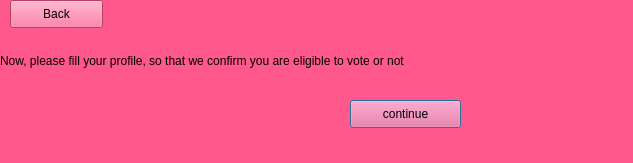
<?xml version="1.0" encoding="UTF-8"?>
<ui version="4.0">
 <class>Dialog</class>
 <widget class="QDialog" name="Dialog">
  <property name="geometry">
   <rect>
    <x>0</x>
    <y>0</y>
    <width>633</width>
    <height>163</height>
   </rect>
  </property>
  <property name="windowTitle">
   <string>Dialog</string>
  </property>
  <widget class="QWidget" name="widget" native="true">
   <property name="geometry">
    <rect>
     <x>0</x>
     <y>0</y>
     <width>1200</width>
     <height>800</height>
    </rect>
   </property>
   <property name="styleSheet">
    <string notr="true">alternate-background-color: qlineargradient(spread:pad, x1:0, y1:0, x2:1, y2:0, stop:0 rgba(0, 0, 0, 255), stop:1 rgba(255, 255, 255, 255));
background-color: rgb(255, 88, 141);</string>
   </property>
   <widget class="QLabel" name="label_5">
    <property name="geometry">
     <rect>
      <x>470</x>
      <y>430</y>
      <width>221</width>
      <height>20</height>
     </rect>
    </property>
    <property name="styleSheet">
     <string notr="true">font: 12pt &quot;MS Shell Dlg 2&quot;;
color: rgb(255, 0, 0);
color: rgb(255, 0, 0);</string>
    </property>
    <property name="text">
     <string/>
    </property>
   </widget>
   <widget class="QPushButton" name="pushButton_2">
    <property name="geometry">
     <rect>
      <x>350</x>
      <y>100</y>
      <width>111</width>
      <height>28</height>
     </rect>
    </property>
    <property name="text">
     <string>continue</string>
    </property>
   </widget>
   <widget class="QPushButton" name="pushButton_3">
    <property name="geometry">
     <rect>
      <x>10</x>
      <y>0</y>
      <width>93</width>
      <height>28</height>
     </rect>
    </property>
    <property name="text">
     <string>Back</string>
    </property>
   </widget>
   <widget class="QLabel" name="label_6">
    <property name="geometry">
     <rect>
      <x>0</x>
      <y>45</y>
      <width>461</width>
      <height>31</height>
     </rect>
    </property>
    <property name="text">
     <string>Now, please fill your profile, so that we confirm you are eligible to vote or not</string>
    </property>
   </widget>
  </widget>
 </widget>
 <resources/>
 <connections/>
</ui>
